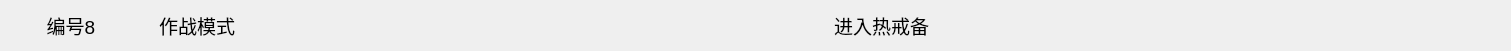
   <widget class="QWidget" name="horizontalLayoutWidget_14">
    <property name="geometry">
     <rect>
      <x>0</x>
      <y>830</y>
      <width>1511</width>
      <height>31</height>
     </rect>
    </property>
    <layout class="QHBoxLayout" name="horizontalLayout_15">
     <item>
      <widget class="QLabel" name="label_7">
       <property name="maximumSize">
        <size>
         <width>120</width>
         <height>16777215</height>
        </size>
       </property>
       <property name="font">
        <font>
         <pointsize>14</pointsize>
        </font>
       </property>
       <property name="text">
        <string>编号8</string>
       </property>
       <property name="alignment">
        <set>Qt::AlignCenter</set>
       </property>
      </widget>
     </item>
     <item>
      <widget class="QLabel" name="label_8">
       <property name="maximumSize">
        <size>
         <width>120</width>
         <height>16777215</height>
        </size>
       </property>
       <property name="font">
        <font>
         <pointsize>14</pointsize>
        </font>
       </property>
       <property name="text">
        <string>作战模式</string>
       </property>
       <property name="alignment">
        <set>Qt::AlignCenter</set>
       </property>
      </widget>
     </item>
     <item>
      <widget class="QLabel" name="label_9">
       <property name="font">
        <font>
         <pointsize>14</pointsize>
        </font>
       </property>
       <property name="text">
        <string>进入热戒备</string>
       </property>
       <property name="alignment">
        <set>Qt::AlignCenter</set>
       </property>
      </widget>
     </item>
    </layout>
   </widget>
